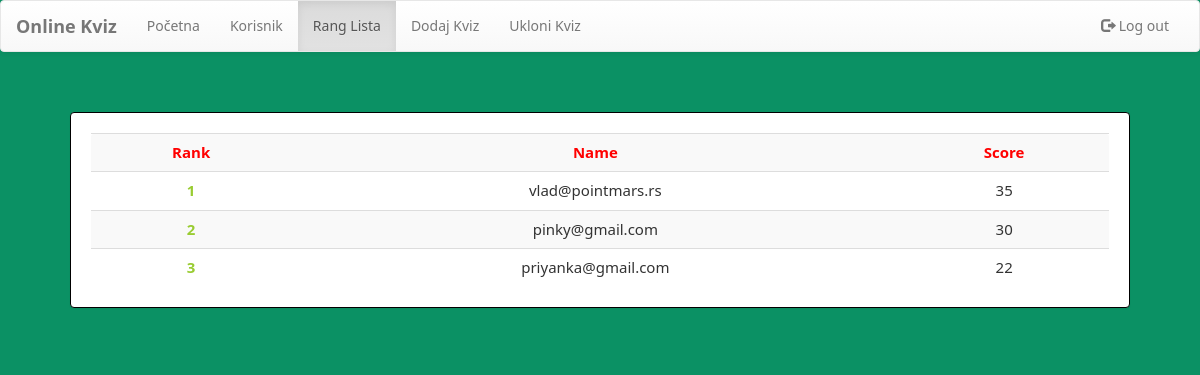
/Online-Quiz/dashboard.php?q=2 (signed in), run on an earlier commit of the app's database.
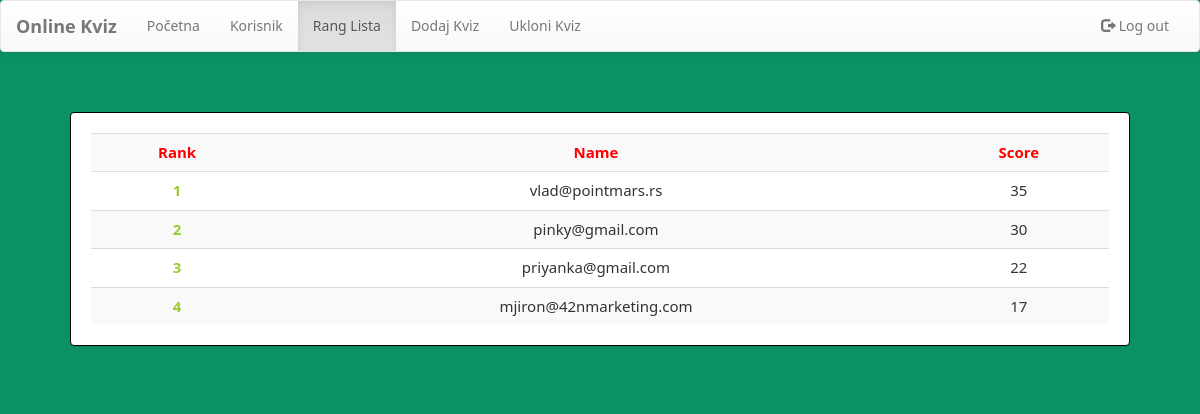
And on a later commit of the database.
### tables this page shows
CREATE TABLE `rank` (
  `email` varchar(50) NOT NULL,
  `score` int(11) NOT NULL,
  `time` timestamp NOT NULL DEFAULT current_timestamp() ON UPDATE current_timestamp()
);

### Online-Quiz/dashboard.php (the view, shortened to what this page needs)
<?php
    include_once 'database.php';
?>
<!DOCTYPE html>
<html>
<head>
    <link  rel="stylesheet" href="css/bootstrap.min.css"/>
    <link  rel="stylesheet" href="css/bootstrap-theme.min.css"/>
    <link rel="stylesheet" href="css/welcome.css">
    <link  rel="stylesheet" href="css/font.css">
</head>
<body>
    <nav class="navbar navbar-default title1">
        <div class="container-fluid">
            <div class="navbar-header">
                <a class="navbar-brand" href="Javascript:void(0)"><b>Online Kviz</b></a>
            </div>
            <div class="collapse navbar-collapse" id="bs-example-navbar-collapse-1">
                <ul class="nav navbar-nav navbar-left">
                    <li <?php if(@$_GET['q']==0) echo'class="active"'; ?>><a href="dashboard.php?q=0">Početna<span class="sr-only">(current)</span></a></li>
                    <li <?php if(@$_GET['q']==1) echo'class="active"'; ?>><a href="dashboard.php?q=1">Korisnik</a></li>
                    <li <?php if(@$_GET['q']==2) echo'class="active"'; ?>><a href="dashboard.php?q=2">Rang Lista</a></li>
                    <li class="dropdown <?php if(@$_GET['q']==4 || @$_GET['q']==5) echo'active"'; ?>">
                    <li><a href="dashboard.php?q=4">Dodaj Kviz</a></li>
                    <li><a href="dashboard.php?q=5">Ukloni Kviz</a></li>
                </ul>
                <ul class="nav navbar-nav navbar-right">
                    <li <?php echo''; ?> > <a href="logout1.php?q=dashboard.php"><span class="glyphicon glyphicon-log-out" aria-hidden="true"></span>&nbsp;Log out</a></li>
                </ul>
            </div>
        </div>
    </nav>
    <div class="container">
        <div class="row">
            <div class="col-md-12">
                <?php if(@$_GET['q']==0)
                if(@$_GET['q']== 2)
                {
                    $q=mysqli_query($con,"SELECT * FROM rank  ORDER BY score DESC " )or die('Error223');
                    echo  '<div class="panel title"><div class="table-responsive">
                    <table class="table table-striped title1" >
                    <tr style="color:red"><td><center><b>Rank</b></center></td><td><center><b>Name</b></center></td><td><center><b>Score</b></center></td></tr>';
                    $c=0;
                    while($row=mysqli_fetch_array($q) )
                    {
                        $e=$row['email'];
                        $s=$row['score'];
                        $c++;
                        echo '<tr><td style="color:#99cc32"><center><b>'.$c.'</b></center></td><td><center>'.$e.'</center></td><td><center>'.$s.'</center></td>';
                    }
                    echo '</table></div></div>';
                }
                ?>
            </div>
        </div>
    </div>
</body>
</html>

### Online-Quiz/css/welcome.css (style rules this page uses)
* { box-sizing: border-box; }
body { background-color: #0b9164; margin: 0; font-family: Noto Sans; }
.panel { border-color:rgb(0, 0, 0); margin:40px; padding:20px; font: 15px "Noto Sans"; }

What changed in the data, as far as the page shows it:
added rank: email "mjiron@42nmarketing.com", score "17"
